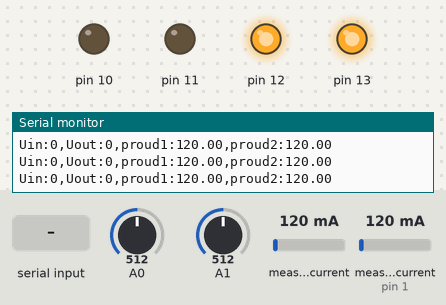
Bench run of a sketch on a simulated Arduino Uno, built with avr-gcc and run on an emulated ATmega328P. On the bench: output pins drawn as LEDs (lit = HIGH), the last lines printed to the serial monitor. Inputs (shaded band) come from the test bench; at power-on: A0 = 512, A1 = 512, measured current 120 mA, measured current (sensor on pin 1) 120 mA.

Above: at 1.2 s.
1.3 s: "2\n" received over Serial
At 2.2 s:
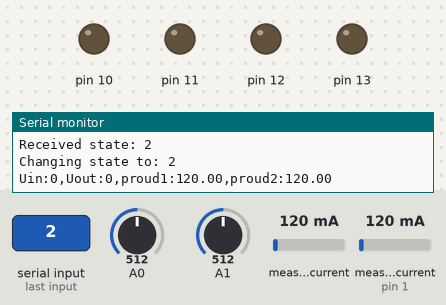
2.8 s: "3\n" received over Serial
At 4.0 s:
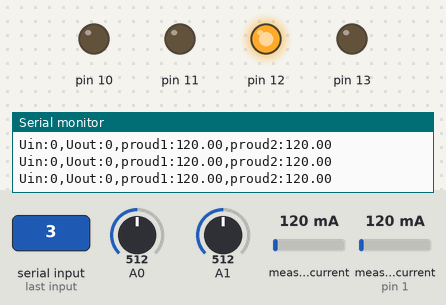
4.3 s: "5\n" received over Serial
At 5.2 s:
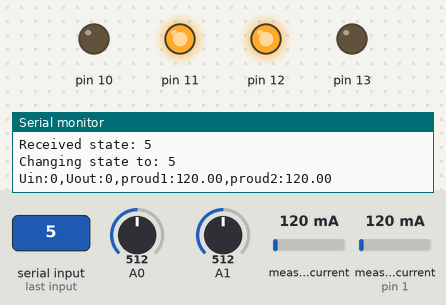
5.8 s: "1\n" received over Serial
At 6.9 s:
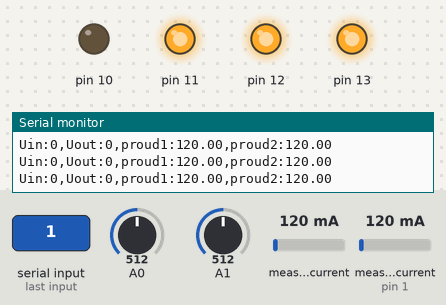
10.3 s: A0 set to 497
Timing chart, 0 to 13.3 s (numbered marks = the images above; inputs shaded):
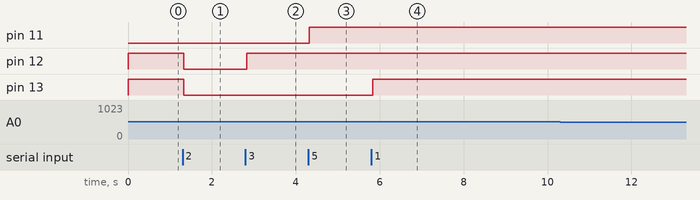

The sketch:

trafo.ino
```cpp
#include <ZMPT101B.h>
#include <Adafruit_INA219.h> // K použití knihovny senzoru je třeba ji zahrnout

// definování adresy senzoru
#define ADDR 0x40
// inicializace senzoru s nastavenou adresou z knihovny
Adafruit_INA219 ina219_5(0x40);
Adafruit_INA219 ina219_12(0x41); // I2C adresu senzoru s přepájenou ploškou jsme fyzicky změnili na 0x41, takže je potřeba přizpůsobit kód

int state = 1;
int lastState = -1; // Uložíme si poslední stav

void setup() {
  Serial.begin(19200);
  ina219_5.begin();
  ina219_12.begin();

  // Příklad použití spínacího relé
  pinMode(13, OUTPUT);
  pinMode(12, OUTPUT);
  pinMode(11, OUTPUT);
  pinMode(10, OUTPUT);

  digitalWrite(13, HIGH); // HIGH - zapnuto, poloha switche je spojena s NO
  digitalWrite(12, HIGH);
  digitalWrite(11, LOW); // LOW - vypnuto, poloha switche je spojena s NC
  digitalWrite(10, LOW);

  ina219_5.setCalibration_16V_400mA(); // nastavili jsme nejnižší citlivost čidla
  ina219_12.setCalibration_16V_400mA();
}

void loop() {
  if (Serial.available() > 0) {
    int receivedValue = Serial.parseInt();
    if (receivedValue >= 1 && receivedValue <= 7) {
      state = receivedValue;
      Serial.print("Received state: ");
      Serial.println(state); // Výpis přijatého stavu
    }
  }

  if (state != lastState) { // Kontrola, zda se stav změnil
    Serial.print("Changing state to: ");
    Serial.println(state); // Výpis změny stavu
    switch (state) {
      case 1: set200z(); break;
      case 2: set400z(); break;
      case 3: set600z(); break;
      case 4: set0r(); break;
      case 5: set1r(); break;
      case 6: set2r(); break;
      case 7: set3r(); break;
    }
    lastState = state; // Aktualizace posledního stavu
  }

  readVoltage();
  delay(5); // Zpoždění 5 ms pro rychlé měření
}

void set200z() {
  digitalWrite(13, HIGH);
  digitalWrite(12, HIGH);
}

void set400z() {
  digitalWrite(13, LOW);
  digitalWrite(12, LOW);
}

void set600z() {
  digitalWrite(13, LOW);
  digitalWrite(12, HIGH);
}

void set0r() {
  digitalWrite(11, LOW);
  digitalWrite(10, LOW);
}

void set1r() {
  digitalWrite(11, HIGH);
  digitalWrite(10, LOW);
}

void set2r() {
  digitalWrite(11, LOW);
  digitalWrite(10, HIGH);
}

void set3r() {
  digitalWrite(11, HIGH);
  digitalWrite(10, HIGH);
}

void readVoltage() {
  static unsigned long lastChrono;
  unsigned long currentChrono = millis();
  if (currentChrono - lastChrono >= 1) { // ~100Hz
    Serial.print("Uin:");
    Serial.print((230 * (analogRead(A0) - 512)) / 512); // Hodnoty z modulu lze získat pouze z formátu 0-5V, takže pro převod na voltu je potřeba kódově ošetřit
    Serial.print(",");
    Serial.print("Uout:");
    Serial.print((230 * (analogRead(A1) - 512)) / 512);
    Serial.print(",");
    Serial.print("proud1:");
    Serial.print(ina219_5.getCurrent_mA()); // Čtení senzoru v mA
    Serial.print(",");
    Serial.print("proud2:");
    Serial.print(ina219_12.getCurrent_mA());
    Serial.println("");
    lastChrono = currentChrono;
  }
}
```

Measured:
- after the input at 1.3 s, pin 12, pin 13: HIGH → LOW at once
- after the input at 2.8 s, pin 12: LOW → HIGH at once
- after the input at 4.3 s, pin 11: LOW → HIGH at once
- after the input at 5.8 s, pin 13: LOW → HIGH at once
